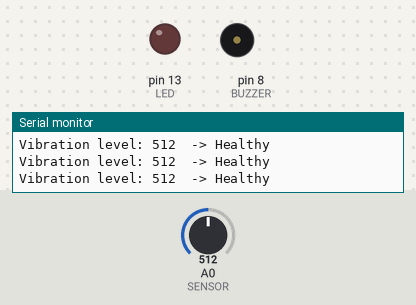
Simulated run of this sketch. Board: Arduino Uno, built with avr-gcc and run on an emulated ATmega328P. Shown: output pins drawn as LEDs (lit = HIGH), buzzer (waves = sounding), the last lines printed to the serial monitor. Inputs (shaded band) come from the test bench; at power-on: A0 (SENSOR) = 512.

Above: at 1.3 s.
1.4 s: A0 (SENSOR) set to 583
3.7 s: A0 (SENSOR) set to 614
At 5.9 s:
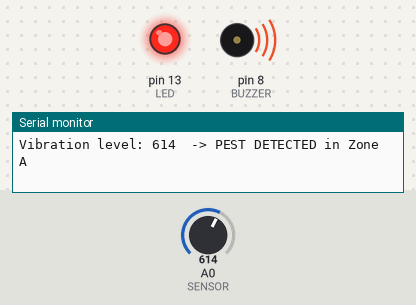
6.5 s: A0 (SENSOR) set to 590
At 7.1 s:
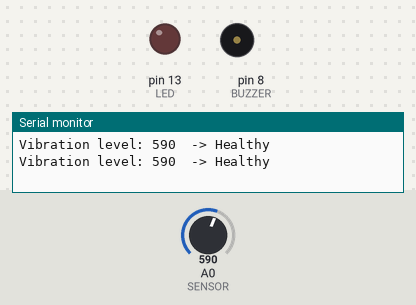
8.0 s: A0 (SENSOR) set to 610
At 10.3 s:
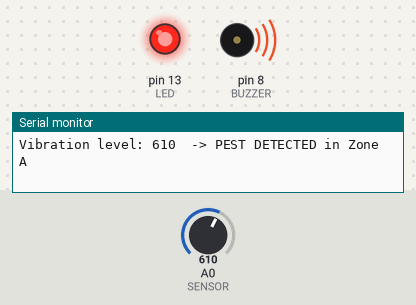
Timing chart, 0 to 11.5 s (numbered marks = the images above; inputs shaded):
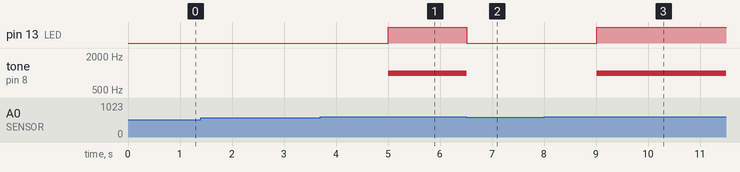

The sketch:

sketch.ino
```cpp
// PestGuard sensor node: potentiometer = piezo sensor signal after bandpass filter
const int SENSOR = A0, LED = 13, BUZZER = 8;
const int THRESHOLD = 600;      // level that means pest chewing
int hits = 0;

void setup() {
  Serial.begin(9600);
  pinMode(LED, OUTPUT);
  pinMode(BUZZER, OUTPUT);
  Serial.println("PestGuard node-1 | Zone A started");
}

void loop() {
  int level = analogRead(SENSOR);              // 0 to 1023
  hits = (level > THRESHOLD) ? hits + 1 : 0;
  bool pest = hits >= 3;                       // 3 readings in a row = confirmed

  digitalWrite(LED, pest);
  if (pest) tone(BUZZER, 1000); else noTone(BUZZER);

  Serial.print("Vibration level: ");
  Serial.print(level);
  Serial.println(pest ? "  -> PEST DETECTED in Zone A" : "  -> Healthy");
  delay(500);
}
```

Measured:
- the behaviour switches between 600 and 601 on A0 (SENSOR) (found by bisection; images 0 and 1)
- after the input at 3.7 s, pin 13 (LED): LOW → HIGH after 1.3 s; tone on pin 8 (BUZZER): silent → 1000 Hz after 1.3 s
- after the input at 6.5 s, pin 13 (LED): HIGH → LOW at once; tone on pin 8 (BUZZER): 1000 Hz → silent at once
- after the input at 8.0 s, pin 13 (LED): LOW → HIGH after 1.0 s; tone on pin 8 (BUZZER): silent → 1000 Hz after 1.0 s
